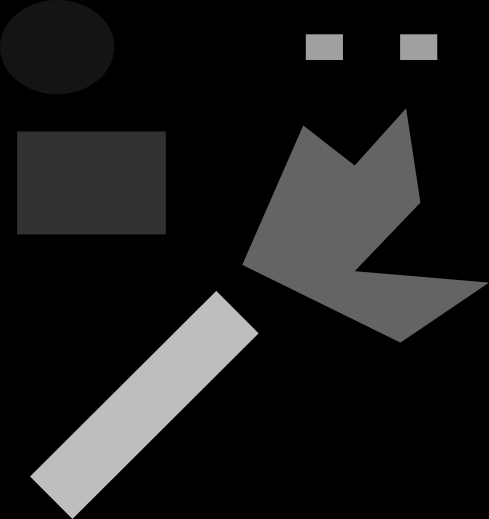
#> input picture data/image1.png, 489 x 519 px
$ python demo.py
#> lines starting #> are read from the running program, lines starting #| are printed output that depends on the picture
#!/usr/bin/env python3
# -*- coding: utf-8 -*-
"""
Created on Sun Dec 22 14:19:08 2019

@author: caglayantuna
"""

import siamxt
from scipy import stats
from imageio import imread, imsave
import numpy as np
import matplotlib.pyplot as plt
from functions import *


# data
image1 = imread('data/image1.png')
#> image1 is the input picture: shape (519, 489); min 0, max 190, mean 26.7
image2 = imread('data/image2.png')
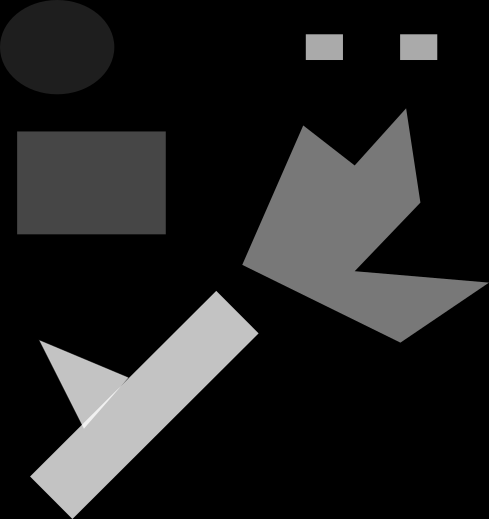
#> input picture data/image2.png, 489 x 519 px
#> image2 is the input picture: shape (519, 489); min 0, max 242, mean 33
image3 = imread('data/image3.png')
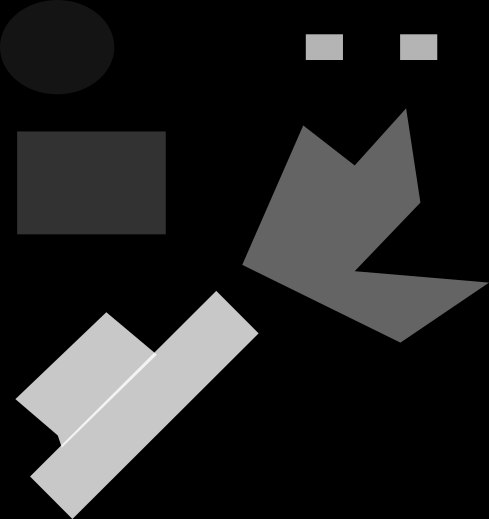
#> input picture data/image3.png, 489 x 519 px
#> image3 is the input picture: shape (519, 489); min 0, max 243, mean 33.9

images = np.dstack((image1, image2, image3))
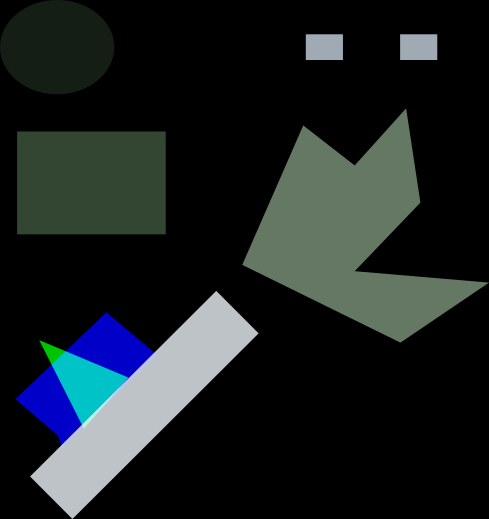
#> images: shape (519, 489, 3); mean of channels 0, 1, 2 26.7, 33, 33.9; drawn as R, G, B
# tree building
Bc = np.zeros((3, 3, 3), dtype=bool)
Bc[1, 1, :] = True
Bc[:, 1, 1] = True
Bc[1, :, 1] = True


#max tree
#> (the run stopped early here; a loop or call above may not have finished)
